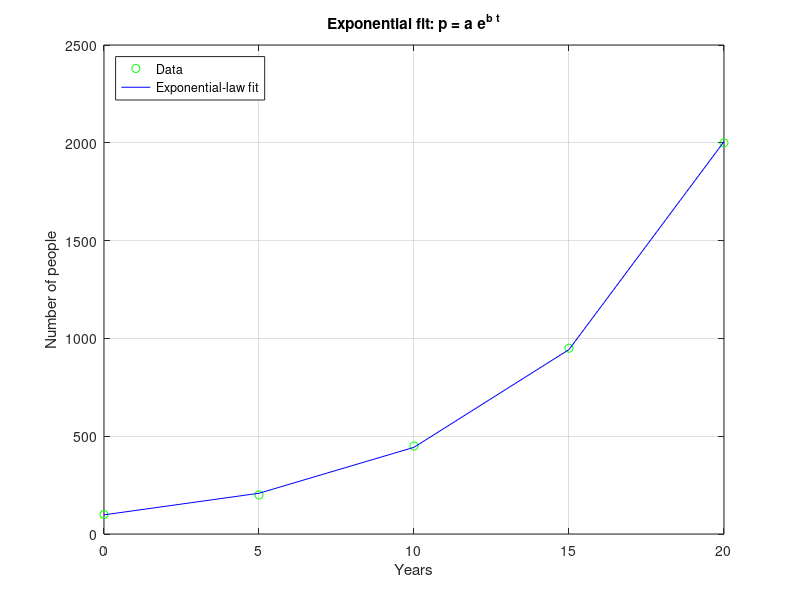

Reproduce this figure in MATLAB.
% ------------------ P 12.11 ------------------ %
% Init values
T_11 = [];
T_21 = [];
T_12 = [];
T_22 = [];

% Write equations for nodes
T_11 = (1/4)*(100 + 75 + T_21 + T_12);
T_21 = (1/4)*(T_11 + 75 + 0 + T_22);
T_12 = (1/4)*(100 + T_11 + T_22 + 25);
T_22 = (1/4)*(T_12 + T_21 + 0 + 25);

% Rearrange equations (move T's to one side)
%   4*T_11 - T_12 - T_21 = 175
%   -T_11 + 4*T_21 - T_22 = 75
%   -T_11 + 4*T_12 - T_22 = 125
%   -T_12 - T_21 + 4*T_22 = 25

% Define matricies 
A = [4 -1 -1  0;
    -1  4  0 -1;
    -1  0  4 -1;
     0 -1 -1  4];

B = [175; 75; 125; 25];

x = zeros(1, 4);

% Set C to be have diagonal 0's
C = A;

for i=1:4
    C(i,i) = 0.0;
end

disp(C)

% Implement Gauss Seidel method
max_error = 1;
iter = 0;

while(max_error > 0.10*10^-4)
 
    for i=1:4
        x(i) = (B(i) - C(i, :)*x')/A(i, i);
    end
    error = A * x' - B;
    max_error = max(abs(error));
    iter = iter + 1;

end

% Check answers 
R = A\B;

% Final variables
T_11 = x(1);
T_21 = x(2);
T_12 = x(3);
T_22 = x(4);

R_11 = R(1);
R_21 = R(2);
R_12 = R(3);
R_22 = R(4);


disp("------------------ P 12.11 ------------------")
disp('Gauss Seidel Method:');
fprintf('T_11 = %.4g\nT_21 = %.4g\nT_12 = %.4g\nT_22 = %.4g\n', x(1), x(2), x(3), x(4));
fprintf('\nVerify results:\n');
fprintf('R_11 = %.4g\nR_21 = %.4g\nR_12 = %.4g\nR_22 = %.4g\n\n', R(1), R(2), R(3), R(4));



% ------------------ P 14.12 ------------------ %
% Create array values for W and A
W = [70 75 77 80 82 84 87 90];
A = [2.10 2.12 2.15 2.20 2.22 2.23 2.26 2.30];
n = length(W);

% Need to linearize to use the power law A = a*W^b
x = log(W);
y = log(A);

% Sum values
sum_xy = sum(x.*y);   
sum_x = sum(x);    
sum_y = sum(y);   
sum_x2 = sum(x.*x);

% Find a0 and a1 using the equation 
a1 = (n*sum_xy - sum_x*sum_y)/(n*sum_x2 - (sum_x)^2);
average_x = sum_x/n;
average_y = sum_y/n;
a0 = average_y - a1*average_x;
regression_line = a0 + a1*x; 

disp("------------------ P 14.12 ------------------")
disp('Linear Regression:');
fprintf('a1: %4.4f\n', a1)
fprintf('a0: %4.4f\n', a0)

% Need to back transform 
plot(W, A, 'og', W, exp(regression_line), '-b'); grid on;
xlabel('W (kg)'); ylabel('A (m^2)');
title('Power-law fit: A = a W^b');
legend('Data','Power-law fit','Location','NorthWest');


% Back-transform parameters and compute prediction
a = exp(a0); b = a1;
Wpred = 95; 
Apred = a * Wpred^b;
fprintf('Predicted A at %d kg: %.3f m^2\n', Wpred, Apred)
fprintf('a: %4.4f\n', a)
fprintf('b: %4.4f\n\n', b)




% ------------------ P 14.29 ------------------ %
% Create array values for W and A
t = [0 5 10 15 20];
p = [100 200 450 950 2000];
n = length(t);

% Need to linearize to use the exponential law A = a*W^b
x = t;
y = log(p);

% Sum values
sum_xy = sum(x.*y);   
sum_x = sum(x);    
sum_y = sum(y);   
sum_x2 = sum(x.*x);

% Find a0 and a1 using the equation 
a1 = (n*sum_xy - sum_x*sum_y)/(n*sum_x2 - (sum_x)^2);
average_x = sum_x/n;
average_y = sum_y/n;
a0 = average_y - a1*average_x;
regression_line = a0 + a1*x; 

disp("------------------ P 14.29 ------------------")
disp('Linear Regression:');
fprintf('a1: %4.4f\n', a1)
fprintf('a0: %4.4f\n', a0)

% Need to back transform 
plot(t, p, 'og', t, exp(regression_line), '-b'); grid on;
xlabel('Years'); ylabel('Number of people');
title('Exponential fit: p = a e^{b t}');
legend('Data','Exponential-law fit','Location','NorthWest');


% Back-transform parameters and compute prediction
a = exp(a0); b = a1;
tpred = 25; 
ppred = a * exp(b*tpred);    
fprintf('Predicted A at in %d years: %.0f people\n', tpred, ppred)
fprintf('a: %4.4f\n', a)
fprintf('b: %4.4f', b)